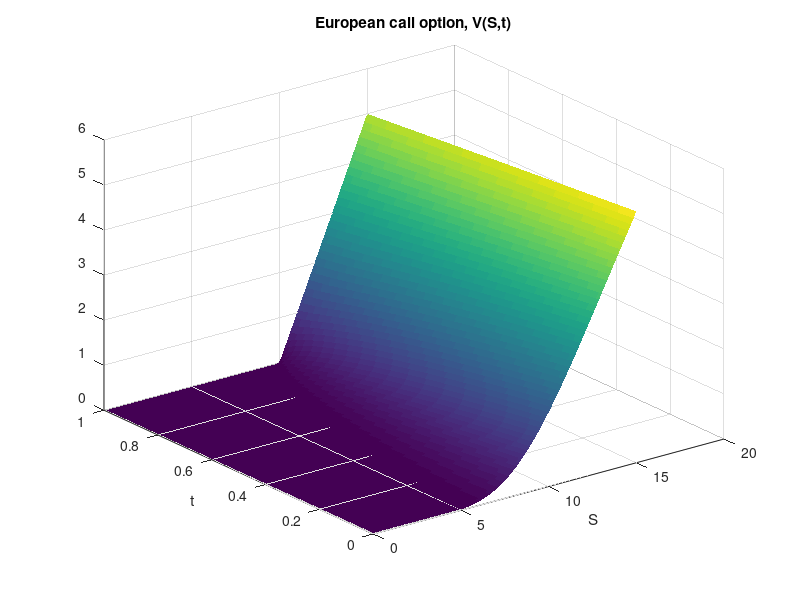
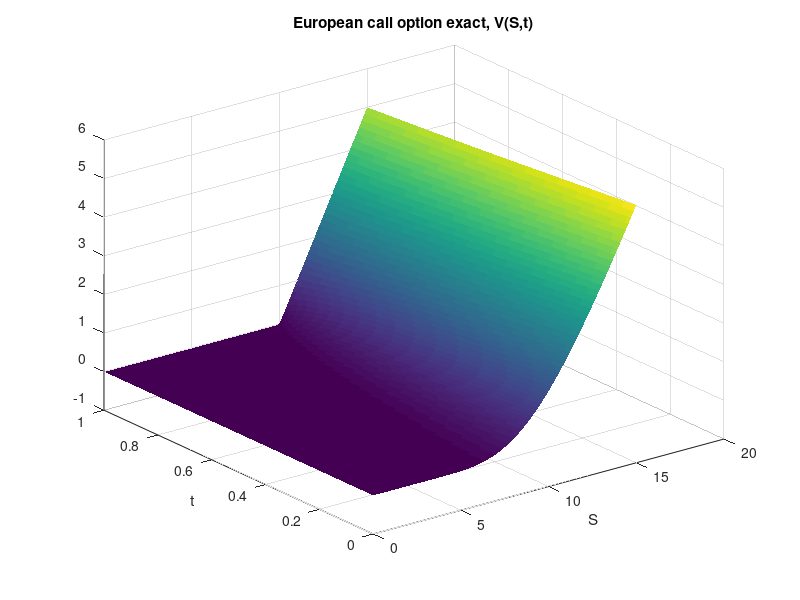
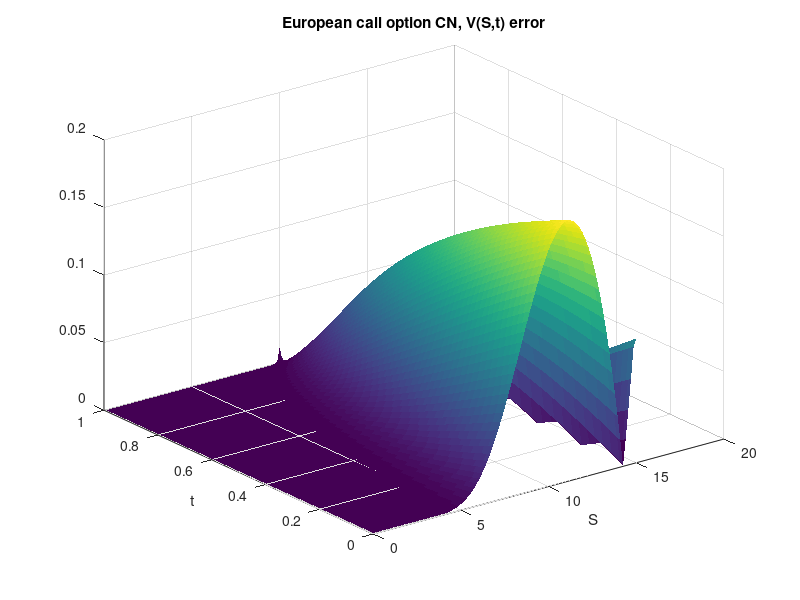

These figures' MATLAB source, in order:
clear all;
r = 0.06;
sigma = 0.3;
K = 10; 
a = 0;
S_star = 15;
T = 1;
NS = 100;
Nt = 1000;
hS = (S_star-a)/NS;
ht = T/Nt;


lS = linspace(a,S_star,NS);
lt = linspace(0,T,Nt);
grid = meshgrid(lS,lt);


u0 = @(S)(max(S-10,0));
ua = 0;
ub = @(t)(15 - 10*exp(-r*t));


grid(1,:) = u0(lS);
grid(:,1) = ua;
grid(:,end) = ub(lt);

lambda = ht/hS^2;

i = 1:NS-2;

a = -(sigma^2)/4 * ht * i.^2 + r*ht/4*i;
b = 1 +(sigma^2)/2 * ht * i.^2 + r*ht/2;
c = -(sigma^2)/4 * ht * i.^2 - r*ht/4*i;
d = 1 -(sigma^2)/2 * ht * i.^2 - r*ht/2;


A = zeros(NS-2);
A(1:NS-1:end) = b;
A(2:NS-1:end-1) = a(2:end);
A(NS-1:NS-1:end) = c(1:end-1);



B = zeros(NS-2);
B(1:NS-1:end) = d;
B(2:NS-1:end-1) = -c(1:end-1);
B(NS-1:NS-1:end) = -a(2:end);
first_col = zeros(1,NS-2);
last_col = zeros(1,NS-2);
first_col(1) = -a(1);
last_col(end) = -c(end);

B = [first_col' B last_col'];

for j=1:Nt-1
    vector = grid(j, :)';
    add = zeros(1,NS-2)';
    add(1) = -a(1)* grid(j+1,1);
    add(end) = -c(end)*grid(j+1, end);
    u_solution = A \(B * vector + add);
    grid(j+1, 2:end-1) = u_solution;
end

% Create grid
[S, t] = meshgrid(lS, lt);
t = T - t;

% Compute Black-Scholes formula
d1 = (log(S/K) + (r + 0.5*sigma^2)*(T-t)) ./ (sigma.*sqrt(T-t));
d2 = d1 - sigma.*sqrt(T-t);
Nd1 = normcdf(d1);
Nd2 = normcdf(d2);
Nmd1 = normcdf(-d1);
Nmd2 = normcdf(-d2);
call_price = S.*Nd1 - K*exp(-r*(T-t)).*Nd2;
put_price = K*exp(-r*(T-t)).*Nmd2 - S.*Nmd1;

error = abs(call_price - grid);
lT = 1+zeros(1,Nt);
figure(1)
surf(lS,lT-lt,grid, 'LineStyle','none', 'FaceColor','flat')
xlabel('S')
ylabel('t')
title('European call option, V(S,t)')

figure(2)
surf(S,t,call_price, 'LineStyle','none', 'FaceColor','flat')
xlabel('S')
ylabel('t')
title('European call option exact, V(S,t)')

figure(3)
surf(S,t,error, 'LineStyle','none', 'FaceColor','flat')
xlabel('S')
ylabel('t')
title('European call option CN, V(S,t) error')
max(max(error))